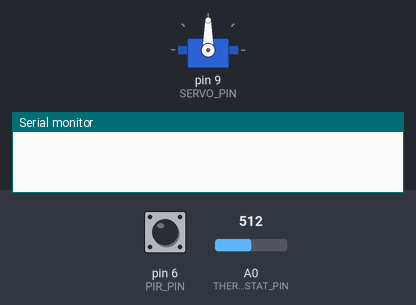
Simulated run of this sketch. Board: Arduino Uno, built with avr-gcc and run on an emulated ATmega328P. On the bench: servo, the last lines printed to the serial monitor. Inputs (shaded band) come from the test bench; at power-on: pin 6 (PIR_PIN) HIGH, A0 (THERMOSTAT_PIN) = 512.

Above: at 0.1 s.
At 11.5 s:
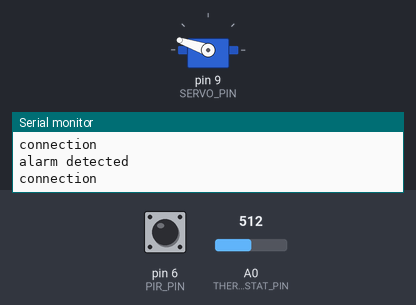
11.6 s: pin 6 (PIR_PIN) pulsed LOW 2 times (0.12 s each, 0.3 s apart)
At 22.5 s:
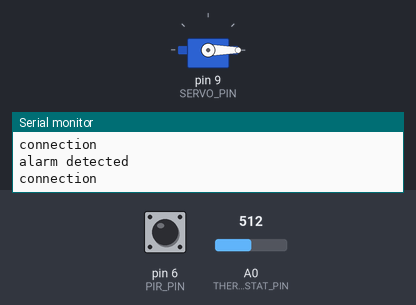
Timing chart, 0 to 24.0 s (numbered marks = the images above; inputs shaded):
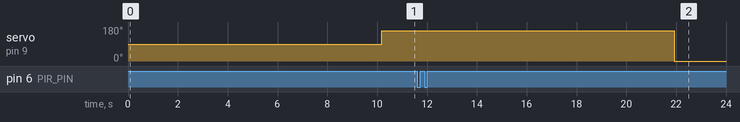

The sketch:

event_tracker.ino
```cpp
#include <Arduino.h>
#include "config.h"

#include "Task.h"
#include "Scheduler.h"

#include "PIRSensor.h"
#include "ServoTimer2.h"
#include "MsgServiceBluetooth.h"
#include "MsgServiceSerial.h"
#include "TemperatureSensor.h"
#include "DetectPresenceTask.h"
#include "TemperatureTask.h"
#include "ControllerTask.h"

/*
 * Matteo Minardi
 * Lorenzo Chiana
 * Consegna quattro
 */

Scheduler sched(5);
Environment* env;

void setup() {

  Serial.begin(9600);
  /* Inizializzazione componenti dei task */

  //Pir
  PIRSensor* pir = new PIRSensor(PIR_PIN);
  //Servo
  ServoTimer2* servo = new ServoTimer2();
  servo->attach(SERVO_PIN);
  //Sensore di temperatura
  TemperatureSensor* thermostat = new TemperatureSensor(THERMOSTAT_PIN);
  //Bluetooth Channel
  MsgServiceBluetooth* bluetoothChannel = new MsgServiceBluetooth(RX_PIN_B, TX_PIN_B);
  bluetoothChannel->init();
  //Serial Channel automaticamente nei pin seriali
  MsgServiceSerial* serialChannel = new MsgServiceSerial();
  serialChannel->init();


  //Oggetto della classe che contiente il canale di comunicazioni e le variabili globali
  Environment* env = new Environment();
  env->init(serialChannel, bluetoothChannel);

  sched.init(CLOCK);
  //Task che rileva la presenza di un allarme e lo segnala al servo e al dispositivo Bluetooth
  Task* detectPresenceTask = new DetectPresenceTask(env, pir, servo);
  detectPresenceTask->init(CLOCK);
  sched.addTask(detectPresenceTask);
  //Task che rileva la temperatura e ogni periodo P la manda al dispositivo Seriale
  Task* temperatureTask = new TemperatureTask(env, thermostat);
  temperatureTask->init(5*CLOCK);
  sched.addTask(temperatureTask);
  //Task che svolge la funzione di watchdog task e mandi segnali di controllo al dispositivo Seriale
  Task* controllerTask = new ControllerTask(env);
  controllerTask->init(3*CLOCK);
  sched.addTask(controllerTask);

}

void loop() {
  sched.schedule();
}
```

ControllerTask.cpp
```cpp
#include "Arduino.h"
#include "ControllerTask.h"

ControllerTask::ControllerTask(Environment* env){
  this->env = env;
}

void ControllerTask::init(int period){
  Task::init(period);
  state = SENDING;
}

void ControllerTask::tick(){
  //Ogni secondo manda un segnale di controllo connessione al Bluetooth
  switch (state){
    case IDLE:
      currentTime = millis();
      if (currentTime - initialTime > 1000){
        state = SENDING;
      }
    break;
    case SENDING:
      MsgSerial connectionMsg = MsgSerial(SERIAL_CONNECTION_MSG);
      env->getSerial()->sendMsg(connectionMsg);
      currentTime = initialTime = millis();
      state = IDLE;
    break;
  }
}
```

ControllerTask.h
```cpp
#ifndef __CONTROLLERTASK__
#define __CONTROLLERTASK__

#include "Task.h"
#include "config.h"

class ControllerTask: public Task {

public:

	ControllerTask(Environment* env);
	void init(int period);
	void tick();

private:

	Environment* env;
	long currentTime, initialTime;
	enum { IDLE, SENDING } state;

};

#endif
```

DetectPresenceTask.cpp
```cpp
#include "Arduino.h"
#include "DetectPresenceTask.h"

DetectPresenceTask::DetectPresenceTask(Environment* env, PIRSensor* pir, ServoTimer2* servo){
  this->pir = pir;
  this->env = env;
  this->servo = servo;
}

void DetectPresenceTask::init(int period){
  Task::init(period);
  this->toggle = true;
  prevState = currState = false;
  state = NO_ONE;
}

void DetectPresenceTask::tick(){
  switch (state){
    case NO_ONE:
    prevState = currState;
    currState = pir->detected();
    if (currState && prevState == false){
        //Manda un messaggio nel canale Bluetooth al telefono
      MsgBluetooth presenceMsg = MsgBluetooth(String(BLUETOOTH_PRESENCE_MSG));
      env->getBluetooth()->sendMsg(presenceMsg);
        //Avvia un timer e va in attesa della risposta
      currentTime = initialTime = millis();
      state = WAITING;
    }
    break;
    case WAITING:
      //Contorlla che ci sia un messaggio di risposta
    bool response = env->getBluetooth()->isMsgAvailable();
    if (response){
      String responseMsg = env->getBluetooth()->receiveMsg()->getContent();
      if (responseMsg == BLUETOOTH_ALARM_RESPONSE){
        sendAlarm();
        actuateServo(&toggle);
        state = NO_ONE;
      } else {
        sendPresence();
        state = NO_ONE;
      }
      //Se non vi è risposta entro 10 secondi manda l'allarme comunque
    } else if (currentTime - initialTime > 10000){
      sendAlarm();
      actuateServo(&toggle);
      state = NO_ONE;
    } else {
      currentTime = millis();
    }
    break;
  }
}

void DetectPresenceTask::sendAlarm(){
  env->getSerial()->sendMsg(MsgSerial(SERIAL_ALARM_MSG));
}

void DetectPresenceTask::sendPresence(){
  env->getSerial()->sendMsg(MsgSerial(SERIAL_PRESENCE_MSG));
}

void DetectPresenceTask::actuateServo(bool* toggle){
  servo->write(*toggle ? 2200 : 500);
  *toggle = !(*toggle);
}
```

DetectPresenceTask.h
```cpp
#ifndef __DETECTPRESENCETASK__
#define __DETECTPRESENCETASK__

#include "Task.h"
#include "PIRSensor.h"
#include "ServoTimer2.h"
#include "config.h"

class DetectPresenceTask: public Task {

public:

	DetectPresenceTask(Environment* env, PIRSensor* pir, ServoTimer2* servo);
	void init(int period);
	void tick();

private:
	void sendAlarm();
	void sendPresence();
	void actuateServo(bool* toggle);
	bool toggle;
	PIRSensor* pir;
	Environment* env;
	ServoTimer2* servo;
	long currentTime, initialTime;
	bool prevState, currState;
	enum { NO_ONE, WAITING } state;

};

#endif
```

Environment.cpp
```cpp
#include "Arduino.h"
#include "Environment.h"

void Environment::init(MsgServiceSerial* serialChannel, MsgServiceBluetooth* bluetoothChannel){
	this->bluetoothChannel = bluetoothChannel;
	this->serialChannel = serialChannel;
}

MsgServiceSerial* Environment::getSerial(){
	return this->serialChannel;
}

MsgServiceBluetooth* Environment::getBluetooth(){
	return this->bluetoothChannel;
}
```

Environment.h
```cpp
#ifndef __ENVIRONMENT__
#define __ENVIRONMENT__

#include "config.h"
#include "MsgServiceBluetooth.h"
#include "MsgServiceSerial.h"

//Classe che controlla semplicemente i canali comuni
class Environment {

	MsgServiceSerial* serialChannel;
	MsgServiceBluetooth* bluetoothChannel;

public:

	void init(MsgServiceSerial* serialChannel, MsgServiceBluetooth* bluetoothChannel);

	MsgServiceBluetooth* getBluetooth();
	MsgServiceSerial* getSerial();

};

#endif
```

List.h
```cpp
#ifndef __LIST__
#define __LIST__

#include "Arduino.h"

template<typename T>
class List {
public:
  List(int maxElems): maxElems(maxElems), elems(new T[maxElems]){
    nElems = 0;
  }

  bool add(T elem){
  	if (nElems < maxElems){
    	elems[nElems] = elem;
    	nElems++;
  	}
  }

  bool remove(T elem){
    for (int i = 0; i < nElems; i++){
      if (elems[i] == elem){
        for (int j = i+i; j < nElems; j++){
          elems[j-1] = elems[j];
        }
        nElems--;
        return true;
      }
    }
    return false;
  }

  T  get(int i){
	if (i < nElems){
      return elems[i];
    } else {
      return NULL;
    }
  }

  bool isEmpty(){
    return nElems == 0;
  }

  void empty(){
 	nElems = 0;
  }

  int size(){
  	return nElems;
  }

private:
  int nElems;
  int maxElems;
  T* elems;
};

#endif
```

MotionDetector.h
```cpp
#ifndef __MOTION_DETECTOR__
#define __MOTION_DETECTOR__

class MotionDetector {

public:
  virtual bool detected() = 0;
};

#endif
```

MsgServiceBluetooth.cpp
```cpp
#include "Arduino.h"
#include "MsgServiceBluetooth.h"


MsgServiceBluetooth::MsgServiceBluetooth(int rxPin, int txPin){
  channel = new SoftwareSerial(rxPin, txPin);
}

void MsgServiceBluetooth::init(){
  content.reserve(256);
  channel->begin(9600);
}

bool MsgServiceBluetooth::sendMsg(MsgBluetooth msg){
  byte output[256];
  String content = msg.getContent();
  int len = content.length();
  if (len >= 0 && len <= 255){
    output[0] = (byte) len;
    content.getBytes((output+1),len+1);
    channel->write((const char*)output,len+1);
    return true;
  } else {
    return false;
  }
}

bool MsgServiceBluetooth::isMsgAvailable(){
  return channel->available();
}

MsgBluetooth* MsgServiceBluetooth::receiveMsg(){
  if (channel->available()){
    content="";
    int size = channel->read();
    // Serial.println("> "+String(size));
    int nDataRec = 0;
    while (nDataRec < size) {
      if (channel->available()){
        content += (char)channel->read();
        nDataRec++;
      }
    }
    return new MsgBluetooth(content);
  } else {
    return NULL;
  }
}
```

MsgServiceBluetooth.h
```cpp
#ifndef __MSGSERVICEBLUETOOTH__
#define __MSGSERVICEBLUETOOTH__

#include "Arduino.h"
#include "SoftwareSerial.h"

class MsgBluetooth {
  String content;

public:
  MsgBluetooth(const String& content){
    this->content = content;
  }

  String getContent(){
    return content;
  }
};

class MsgServiceBluetooth {

public:
  MsgServiceBluetooth(int rxPin, int txPin);
  void init();
  bool isMsgAvailable();
  MsgBluetooth* receiveMsg();
  bool sendMsg(MsgBluetooth msg);

private:
  String content;
  SoftwareSerial* channel;

};

#endif
```

MsgServiceSerial.cpp
```cpp
#include "Arduino.h"
#include "MsgServiceSerial.h"

static MsgSerial* currentMsg;
static bool msgAvailable;
static String content;

void MsgServiceSerial::init(){
  content.reserve(256);
  Serial.begin(9600);
  while (!Serial){}
}

void MsgServiceSerial::sendMsg(MsgSerial msg){
  Serial.println(msg.getContent());
}

bool MsgServiceSerial::isMsgAvailable(){
  return msgAvailable;
}

MsgSerial* MsgServiceSerial::receiveMsg(){
  if (msgAvailable){
    MsgSerial* msg = currentMsg;
    msgAvailable = false;
    currentMsg = NULL;
    content = "";
    return msg;
  } else {
    return NULL;
  }
}

void serialEvent() {
  /* reading the content */
  while (Serial.available()) {
    char ch = (char) Serial.read();
    if (ch == '\n'){
      currentMsg = new MsgSerial(content);
      msgAvailable = true;
    } else {
      content += ch;
    }
  }
}
```

MsgServiceSerial.h
```cpp
#ifndef __MSGSERVICESERIAL__
#define __MSGSERVICESERIAL__

#include "Arduino.h"

class MsgSerial {
  String content;

public:
  MsgSerial(const String& content){
    this->content = content;
  }

  String getContent(){
    return content;
  }
};

class MsgServiceSerial {

public:
  void init();
  bool isMsgAvailable();
  MsgSerial* receiveMsg();
  void sendMsg(MsgSerial msg);

};

#endif
```

PIRSensor.cpp
```cpp
#include "PIRSensor.h"
#include "Arduino.h"

PIRSensor::PIRSensor(int pin){
  this->pin = pin;
  pinMode(pin, INPUT);
}

bool PIRSensor::detected(){
  return digitalRead(pin) == HIGH;
}
```

PIRSensor.h
```cpp
#ifndef __PIRSENSOR__
#define __PIRSENSOR__

#include "MotionDetector.h"

class PIRSensor: public MotionDetector {

public:
  PIRSensor(int pin);
  bool detected();

private:
  int pin;

};

#endif
```

Scheduler.cpp
```cpp
#include "Scheduler.h"

Scheduler::Scheduler(int nMaxTasks){
  taskList = new List<Task*>(nMaxTasks);
  tasksToBeAdded = new List<Task*>(nMaxTasks);
  tasksToBeRemoved = new List<Task*>(nMaxTasks);
}

void Scheduler::init(int basePeriod){
  this->basePeriod = basePeriod;
  timer.setupPeriod(basePeriod);
}

bool Scheduler::addTask(Task* task){
  return tasksToBeAdded->add(task);
}

bool Scheduler::removeTask(Task* task){
  return tasksToBeRemoved->add(task);
}

void Scheduler::schedule(){
  if (tasksToBeRemoved->size() > 0){
    for (int i=0; i < tasksToBeRemoved->size(); i++){
      Task* task = tasksToBeRemoved->get(i);
      taskList->remove(task);
    }
    tasksToBeRemoved->empty();
  }
  if (tasksToBeAdded->size() > 0){
    for (int i=0; i < tasksToBeAdded->size(); i++){
      taskList->add(tasksToBeAdded->get(i));
    }
    tasksToBeAdded->empty();
  }

  timer.waitForNextTick();
  for (int i = 0; i < taskList->size(); i++){
    Task* task = taskList->get(i);
    if (task->updateAndCheckTime(basePeriod)){
      task->tick();
    }
  }
}
```

Scheduler.h
```cpp
#ifndef __SCHEDULER__
#define __SCHEDULER__

#include "Timer.h"
#include "Task.h"
#include "List.h"

class Scheduler {

public:
  Scheduler(int nMaxTasks);
  void init(int basePeriod);
  virtual bool addTask(Task* task);
  virtual bool removeTask(Task* task);
  virtual void schedule();

private:
  int basePeriod;
  List<Task*>* taskList;
  List<Task*>* tasksToBeAdded;
  List<Task*>* tasksToBeRemoved;
  Timer timer;
};

#endif
```

Task.h
```cpp
#ifndef __TASK__
#define __TASK__

class Task {
  int myPeriod;
  int timeElapsed;

public:
  virtual void init(int period){
    myPeriod = period;
    timeElapsed = 0;
  }

  virtual void tick() = 0;

  bool updateAndCheckTime(int basePeriod){
    timeElapsed += basePeriod;
    if (timeElapsed >= myPeriod){
      timeElapsed = 0;
      return true;
    } else {
      return false;
    }
  }

};

#endif
```

TemperatureSensor.cpp
```cpp
#include "TemperatureSensor.h"
#include "Arduino.h"

TemperatureSensor::TemperatureSensor(int pin){
	this->pin = pin;
}

int TemperatureSensor::getValue(){
	return analogRead(pin);
}

float TemperatureSensor::getTemperature(){
	int value = this->getValue();
	//Ottengo il voltaggio in Volt sul pin
	float voltage = value * 5.0 / 1024;
	//Calcolo la temperatura sapendo l'offset
	float temperatureC = (voltage - 0.5) * 100 ;

	return temperatureC;
}
```

TemperatureSensor.h
```cpp
#ifndef __TEMPERATURESENSOR__
#define __TEMPERATURESENSOR__

class TemperatureSensor {

public:
	TemperatureSensor(int pin);
	float getTemperature();

private:
	int pin;
	int getValue();

};

#endif
```

TemperatureTask.cpp
```cpp
#include "Arduino.h"
#include "TemperatureTask.h"


TemperatureTask::TemperatureTask(Environment* env, TemperatureSensor* thermostat){
  this->thermostat = thermostat;
  this->env = env;
}

void TemperatureTask::init(int period){
  Task::init(period);
  temperatureValue = 0;
  state = SETUP;
}

void TemperatureTask::tick(){
  //Ogni P secondi prende la temperatura e la manda sul canale Seriale
  switch (state){
    case SETUP:
      currentTime = initialTime = millis();
      state = WAITING;
    break;
    case WAITING:
      currentTime = millis();
      if (currentTime - initialTime > P) {
        temperatureValue = thermostat->getTemperature();
        state = ACTION;
      }
    break;
    case ACTION:
      MsgSerial tempMsg = MsgSerial(String(temperatureValue));
      env->getSerial()->sendMsg(tempMsg);
      state = SETUP;
    break;
  }
}
```

TemperatureTask.h
```cpp
#ifndef __TEMPERATURETASK__
#define __TEMPERATURETASK__

#include "Task.h"
#include "TemperatureSensor.h"
#include "config.h"

class TemperatureTask: public Task {

public:

  TemperatureTask(Environment* env, TemperatureSensor* thermostat);
  void init(int period);
  void tick();

private:
  TemperatureSensor* thermostat;
  Environment* env;
  float temperatureValue;
  long currentTime, initialTime;
  enum { SETUP, ACTION, WAITING } state;

};

#endif
```

Timer.cpp
```cpp
#include "Timer.h"
#include "Arduino.h"

volatile bool timerFlag;

ISR(TIMER1_COMPA_vect){
  timerFlag = true;
}

Timer::Timer(){
  timerFlag = false;
}

void Timer::setupFreq(int freq){

  // disabling interrupt
  cli();

  TCCR1A = 0; // set entire TCCR1A register to 0
  TCCR1B = 0; // same for TCCR1B
  TCNT1  = 0; //initialize counter value to 0

  /*
   * set compare match register
   *
   * OCR1A = (16*2^20) / (100*PRESCALER) - 1 (must be < 65536)
   *
   * assuming a prescaler = 1024 => OCR1A = (16*2^10)/freq
   */
  OCR1A = 16*1024/freq;
  // turn on CTC mode
  TCCR1B |= (1 << WGM12);
  // Set CS11 for 8 prescaler
  TCCR1B |= (1 << CS12) | (1 << CS10);
  // enable timer compare interrupt
  TIMSK1 |= (1 << OCIE1A);

  // enabling interrupt
  sei();

}

/* period in ms */
void Timer::setupPeriod(int period){

  // disabling interrupt
  cli();

  TCCR1A = 0; // set entire TCCR1A register to 0
  TCCR1B = 0; // same for TCCR1B
  TCNT1  = 0; //initialize counter value to 0

  /*
   * set compare match register
   *
   * OCR1A = (16*2^20) / (100*PRESCALER) - 1 (must be < 65536)
   *
   * assuming a prescaler = 1024 => OCR1A = (16*2^10)* period/1000 (being in ms)
   */
  OCR1A = 16.384*period;
  // turn on CTC mode
  TCCR1B |= (1 << WGM12);
  // Set CS11 for 8 prescaler
  TCCR1B |= (1 << CS12) | (1 << CS10);
  // enable timer compare interrupt
  TIMSK1 |= (1 << OCIE1A);

  // enabling interrupt
  sei();

}

void Timer::waitForNextTick(){
  /* wait for timer signal */
  while (!timerFlag){}
  timerFlag = false;

}
```

Timer.h
```cpp
#ifndef __TIMER__
#define __TIMER__

class Timer {

public:
  Timer();
  void setupFreq(int freq);
  /* period in ms */
  void setupPeriod(int period);
  void waitForNextTick();

};


#endif
```

config.h
```cpp
/*
 *  This header file stores symbols that concerns
 *  the configuration of the system.
 *
 */
#ifndef __CONFIG__
#define __CONFIG__

#define PIR_PIN 6

#define SERVO_PIN 9

#define RX_PIN_B 3
#define TX_PIN_B 4

#define RX_PIN_S 1
#define TX_PIN_S 0

#define THERMOSTAT_PIN A0

#define CLOCK 100

#define P 5000

//Comunicazione Bluetooth
#define BLUETOOTH_PRESENCE_MSG "presence detected"
#define BLUETOOTH_ALARM_RESPONSE "true"
//Comunicazione Seriale
#define SERIAL_ALARM_MSG "alarm detected"
#define SERIAL_PRESENCE_MSG "presence detected"
#define SERIAL_CONNECTION_MSG "connection"

#include "Environment.h"

#endif
```

Measured:
- after the input at 11.6 s, servo on pin 9 (SERVO_PIN): 161° → 0° after 10.3 s
